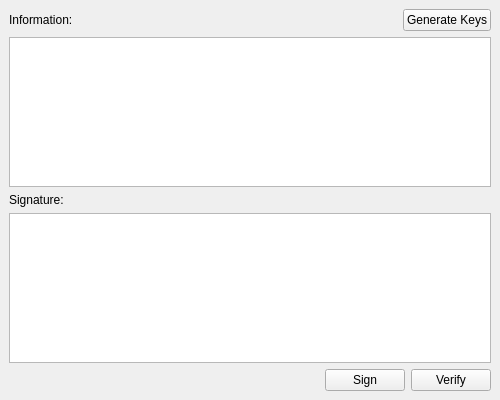
<?xml version="1.0" encoding="UTF-8"?>
<ui version="4.0">
 <class>MainWindow</class>
 <widget class="QMainWindow" name="MainWindow">
  <property name="geometry">
   <rect>
    <x>0</x>
    <y>0</y>
    <width>500</width>
    <height>400</height>
   </rect>
  </property>
  <property name="windowTitle">
   <string>ECC CIPHER</string>
  </property>
  <widget class="QWidget" name="centralwidget">
   <layout class="QVBoxLayout" name="verticalLayout">
    <item>
     <layout class="QHBoxLayout" name="horizontalLayout_1">
      <item>
       <widget class="QLabel" name="label_info">
        <property name="text">
         <string>Information:</string>
        </property>
       </widget>
      </item>
      <item>
       <spacer name="horizontalSpacer_1">
        <property name="orientation">
         <enum>Qt::Horizontal</enum>
        </property>
        <property name="sizeHint" stdset="0">
         <size>
          <width>40</width>
          <height>20</height>
         </size>
        </property>
       </spacer>
      </item>
      <item>
       <widget class="QPushButton" name="btn_gen_keys">
        <property name="text">
         <string>Generate Keys</string>
        </property>
       </widget>
      </item>
     </layout>
    </item>
    <item>
     <widget class="QTextEdit" name="txt_info">
      <property name="minimumSize">
       <size>
        <width>0</width>
        <height>100</height>
       </size>
      </property>
     </widget>
    </item>
    <item>
     <widget class="QLabel" name="label_signature">
      <property name="text">
       <string>Signature:</string>
      </property>
     </widget>
    </item>
    <item>
     <widget class="QTextEdit" name="txt_sign">
      <property name="minimumSize">
       <size>
        <width>0</width>
        <height>100</height>
       </size>
      </property>
     </widget>
    </item>
    <item>
     <layout class="QHBoxLayout" name="horizontalLayout_2">
      <item>
       <spacer name="horizontalSpacer_2">
        <property name="orientation">
         <enum>Qt::Horizontal</enum>
        </property>
        <property name="sizeHint" stdset="0">
         <size>
          <width>40</width>
          <height>20</height>
         </size>
        </property>
       </spacer>
      </item>
      <item>
       <widget class="QPushButton" name="btn_sign">
        <property name="text">
         <string>Sign</string>
        </property>
       </widget>
      </item>
      <item>
       <widget class="QPushButton" name="btn_verify">
        <property name="text">
         <string>Verify</string>
        </property>
       </widget>
      </item>
     </layout>
    </item>
   </layout>
  </widget>
 </widget>
 <resources/>
 <connections/>
</ui>
